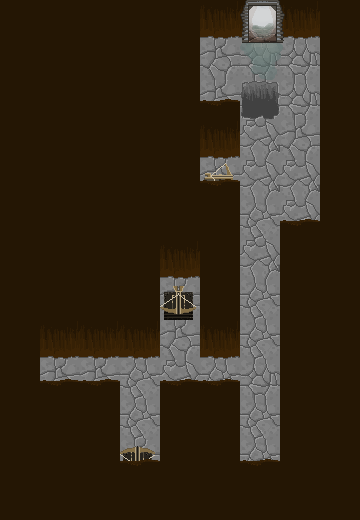

The image is a tile-based game level rendered from a .tmx file. Its description and source (layers, tilesets, objects; grid data summarised) follow:
An orthogonal 9x13 tile map with 40x40 px tiles, 3 tile layers (Tile Background, Tile Decoration, Tile Foreground), 2 tilesets and 7 objects.

<map version="1.0" orientation="orthogonal" renderorder="right-down" width="9" height="13" tilewidth="40" tileheight="40" backgroundcolor="#004040" nextobjectid="30">
 <properties>
  <property name="unity:scale" value="0.025" />
 </properties>
 <tileset firstgid="1" source="NewDungeon.tsx" />
 <tileset firstgid="29" source="Gameplay.tsx" />
 <layer name="Tile Background" width="9" height="13">
  <properties>
   <property name="unity:sortingLayerName" value="Background" />
  </properties>
  <data>[117 cells, 117 non-empty, 7 distinct tile ids]</data>
 </layer>
 <layer name="Tile Decoration" width="9" height="13">
  <properties>
   <property name="unity:sortingLayerName" value="Background" />
  </properties>
  <data>[117 cells, 4 non-empty, 4 distinct tile ids]</data>
 </layer>
 <objectgroup name="Gameplay">
  <object id="20" gid="31" x="120" y="480">
   <properties>
    <property name="Facing" value="Up" />
   </properties>
  </object>
  <object id="21" gid="31" x="160" y="320">
   <properties>
    <property name="Facing" value="Down" />
   </properties>
  </object>
  <object id="22" gid="31" x="200" y="200">
   <properties>
    <property name="Facing" value="Right" />
    <property name="ObjId" value="arrow" />
   </properties>
  </object>
  <object id="23" gid="29" x="40" y="400">
   <properties>
    <property name="Target" value="arrow" />
   </properties>
  </object>
  <object id="27" gid="30" x="240" y="160" />
  <object id="28" gid="33" x="240" y="80" />
  <object id="29" gid="32" x="240" y="120" />
 </objectgroup>
 <layer name="Tile Foreground" width="9" height="13">
  <properties>
   <property name="unity:sortingLayerName" value="Foreground" />
  </properties>
  <data>[117 cells, 9 non-empty, 1 distinct tile ids]</data>
 </layer>
</map>
